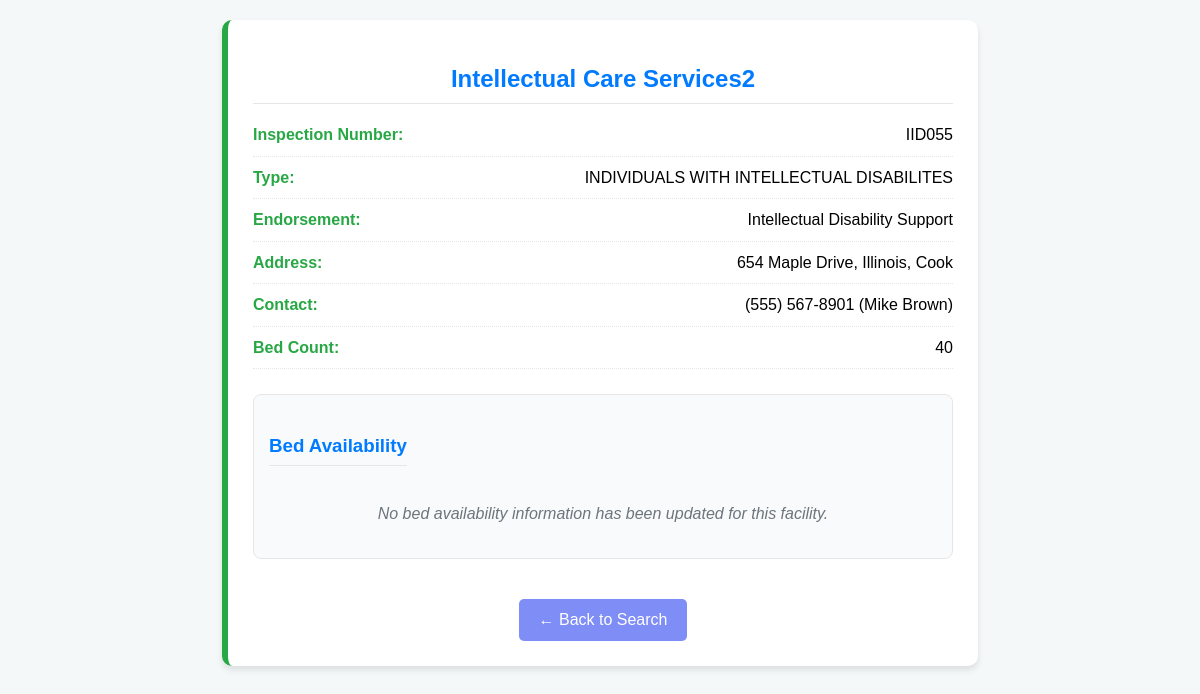
Screenshot of /facility/22/ with the database file from the repository.
### search/models.py (models this page shows, shortened)
class Facility(models.Model):
    STATUS_CHOICES = [
        ('active', 'Active'),
        ('inactive', 'Inactive'),
        ('pending', 'Pending Approval'),
        ('rejected', 'Rejected'),
        ('draft', 'Draft')
    ]
    SUBMISSION_TYPE_CHOICES = [
        ('admin', 'Admin Entry'),
        ('self_register', 'Self Registration'),
        ('bulk_import', 'Bulk Import')
    ]
    name = models.CharField(max_length=255)
    slug = models.SlugField(unique=True, blank=True)
    facility_type = models.CharField(max_length=255)
    endorsement = models.CharField(max_length=255, blank=True, null=True)
    inspection_number = models.CharField(max_length=100, unique=True)
    address = models.TextField()
    state = models.CharField(max_length=50)
    county = models.CharField(max_length=100)
    contact = models.CharField(max_length=255, blank=True, null=True)
    contact_person = models.CharField(max_length=255, blank=True, null=True)
    bed_count = models.IntegerField(default=0)
    status = models.CharField(max_length=20, choices=STATUS_CHOICES, default='pending')
    image = models.ImageField(
        upload_to='facilities/%Y/%m/',
        blank=True,
        null=True,
        help_text="Facility main image"
    )
    submitted_by = models.ForeignKey(
        User,
        on_delete=models.SET_NULL,
        null=True,
        blank=True,
        help_text="Who submitted this facility"
    )
    submission_type = models.CharField(
        max_length=20,
        choices=SUBMISSION_TYPE_CHOICES,
        default='admin'
    )
    created_at = models.DateTimeField(auto_now_add=True)
    updated_at = models.DateTimeField(auto_now=True)
    approved_at = models.DateTimeField(null=True, blank=True)
    approved_by = models.ForeignKey(
        User,
        on_delete=models.SET_NULL,
        null=True,
        blank=True,
        related_name='approved_facilities'
    )
    meta_description = models.TextField(blank=True, max_length=160)
    search_keywords = models.TextField(blank=True)
    class Meta:
        ordering = ['-created_at']
        verbose_name_plural = "Facilities"
        indexes = [
            models.Index(fields=['status']),
            models.Index(fields=['facility_type']),
            models.Index(fields=['state', 'county']),
        ]

### search/views.py (the view)
# urls.py: path('facility/<int:facility_id>/', views.facility_detail, name='facility_detail'),
def facility_detail(request, facility_id):  # Template view
    facility = get_object_or_404(Facility, id=facility_id, status='active')
    try:
        bed_data = BedAvailability.objects.filter(facility=facility).latest('updated_at')
        facility.bed_data = bed_data
    except BedAvailability.DoesNotExist:
        facility.bed_data = None
    return render(request, "search/detail.html", {"facility": facility})

### search/templates/search/detail.html (shortened to what this page needs)
{% load tz %}
{% load static %}
<!DOCTYPE html>
<html lang="en">
<head>
    <link rel="stylesheet" href="{% static 'search/details.css' %}">
</head>
<body>
    <div class="container">
        <h2>{{ facility.name }}</h2>
        <div class="facility-details">
            <div class="info">
                <strong>Inspection Number:</strong>
                <span class="info-value">{{ facility.inspection_number }}</span>
            </div>
            <div class="info">
                <strong>Type:</strong>
                <span class="info-value">{{ facility.facility_type }}</span>
            </div>
            <div class="info">
                <strong>Endorsement:</strong>
                <span class="info-value">{{ facility.endorsement }}</span>
            </div>
            <div class="info">
                <strong>Address:</strong>
                <span class="info-value">{{ facility.address }}, {{ facility.state }}, {{ facility.county }}</span>
            </div>
            <div class="info">
                <strong>Contact:</strong>
                <span class="info-value">{{ facility.contact }} ({{ facility.contact_person }})</span>
            </div>
            <div class="info">
                <strong>Bed Count:</strong>
                <span class="info-value">{{ facility.bed_count }}</span>
            </div>
        </div>
        <div class="bed-availability">
            <div class="bed-header">
                <h3>Bed Availability</h3>
            </div>
            {% if facility.bed_data %}
                <div class="timestamp">
                    Last updated:
                    {% timezone "Asia/Karachi" %}
                        {{ facility.bed_data.updated_at|date:"l, F d, Y" }} at {{ facility.bed_data.updated_at|time:"h:i A" }}
                    {% endtimezone %}
                </div>
                <div class="bed-summary">
                    <div class="available-beds">
                        Available Beds: {{ facility.bed_data.available_beds }}
                    </div>
                </div>
                <h4>Shared Beds</h4>
                <div class="bed-grid shared-beds">
                    <div class="bed-card">
                        <div class="bed-number">{{ facility.bed_data.shared_beds_total }}</div>
                        <div class="bed-label">Total</div>
                    </div>
                    <div class="bed-card">
                        <div class="bed-number">{{ facility.bed_data.shared_beds_male }}</div>
                        <div class="bed-label">Male</div>
                    </div>
                    <div class="bed-card">
                        <div class="bed-number">{{ facility.bed_data.shared_beds_female }}</div>
                        <div class="bed-label">Female</div>
                    </div>
                </div>
                <h4>Separate Beds</h4>
                <div class="bed-grid separate-beds">
                    <div class="bed-card">
                        <div class="bed-number">{{ facility.bed_data.separate_beds_total }}</div>
                        <div class="bed-label">Total</div>
                    </div>
                    <div class="bed-card">
                        <div class="bed-number">{{ facility.bed_data.separate_beds_male }}</div>
                        <div class="bed-label">Male</div>
                    </div>
                    <div class="bed-card">
                        <div class="bed-number">{{ facility.bed_data.separate_beds_female }}</div>
                        <div class="bed-label">Female</div>
                    </div>
                </div>
            {% else %}
                <div class="no-data-message">
                    No bed availability information has been updated for this facility.
                </div>
            {% endif %}
        </div>
        <a href="{% url 'home' %}?{{ request.GET.urlencode }}" class="back-button">← Back to Search</a>
    </div>
</body>
</html>

### search/static/search/details.css (style rules this page uses)
body { font-family: Arial, sans-serif; background-color: #f4f8f9; margin: 0; padding: 20px; text-align: center; }
.container { max-width: 700px; margin: auto; background: white; padding: 25px; border-radius: 10px; box-shadow: 0px 4px 6px rgba(0, 0, 0, 0.1); border-left: 6px solid #28a745; }
h2 { color: #007bff; margin-bottom: 10px; }
.info { text-align: left; font-size: 18px; line-height: 1.6; padding: 10px 0; }
.info strong { color: #28a745; }
.back-button { display: inline-block; margin-top: 20px; padding: 12px 20px; font-size: 16px; background: rgb(127, 141, 246); color: white; text-decoration: none; border-radius: 5px; transition: background 0.3s; }

### search/templates/search/detail.html (style rules this page uses)
body { font-family: Arial, sans-serif; background-color: #f4f8f9; margin: 0; padding: 20px; text-align: center; }
.container { max-width: 700px; margin: auto; background: white; padding: 25px; border-radius: 10px; box-shadow: 0px 4px 6px rgba(0, 0, 0, 0.1); border-left: 6px solid #28a745; }
h2 { color: #007bff; margin-bottom: 10px; border-bottom: 1px solid #e6e6e6; padding-bottom: 10px; }
h3 { color: #007bff; border-bottom: 1px solid #e6e6e6; padding-bottom: 8px; margin-top: 25px; }
.info { text-align: left; font-size: 16px; line-height: 1.6; padding: 8px 0; display: flex; justify-content: space-between; border-bottom: 1px dotted #e6e6e6; }
.info strong { color: #28a745; min-width: 120px; display: inline-block; }
.info-value { text-align: right; flex-grow: 1; }
.facility-details { margin-bottom: 25px; }
.bed-availability { background-color: #f9fafb; border-radius: 8px; padding: 15px; margin: 20px 0; border: 1px solid #e6e6e6; }
.bed-header { display: flex; justify-content: space-between; align-items: center; }
.back-button { display: inline-block; margin-top: 20px; padding: 12px 20px; font-size: 16px; background: rgb(127, 141, 246); color: white; text-decoration: none; border-radius: 5px; transition: background 0.3s; }
.no-data-message { padding: 20px; color: #6c757d; text-align: center; font-style: italic; }

### rows the page displays
Facility: name "Intellectual Care Services2", inspection_number "IID055", facility_type "INDIVIDUALS WITH INTELLECTUAL DISABILITES", endorsement "Intellectual Disability Support", address "654 Maple Drive", state "Illinois", county "Cook", contact "(555) 567-8901", contact_person "Mike Brown", bed_count "40"
